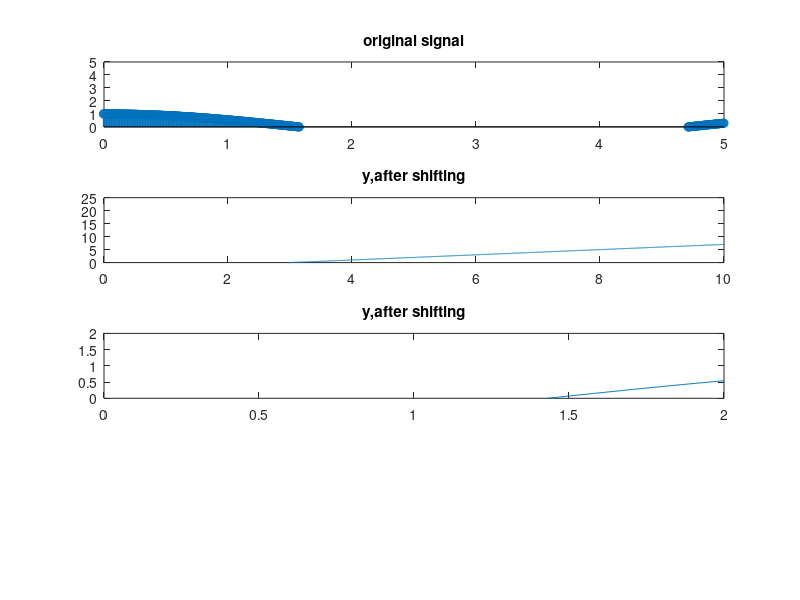

Recreate this plot in MATLAB.
n= -10:0.005:10;
x=n;
y=cos(x);
subplot(4,1,1)
stem(n,y)
title('original signal')
axis([0 5 0 5 ]);

y1= (n-3)
subplot(4,1,2);
plot(n,y1)
title('y,after shifting')
axis([0 10 0 25 ]);

y2= cos(y1);
subplot(4,1,3);
plot(n,y2)
title('y,after shifting')
axis([0 2 0 2 ]);